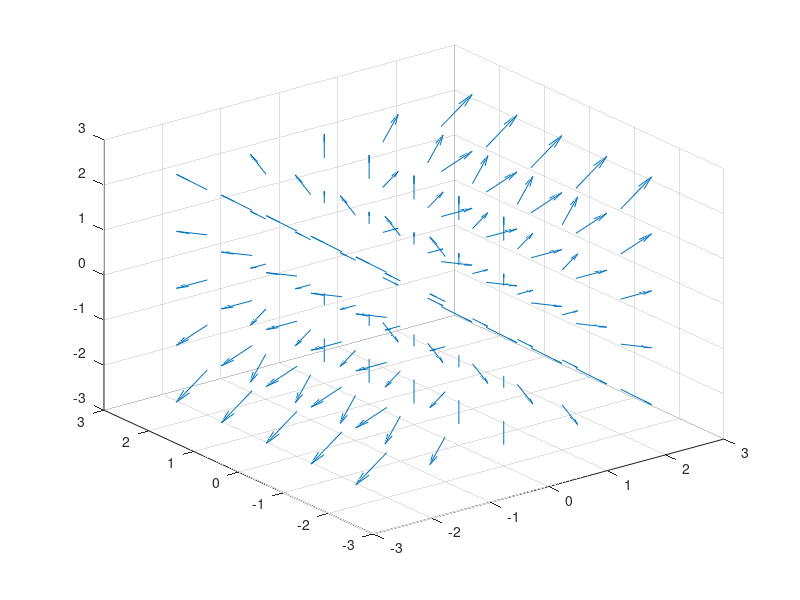
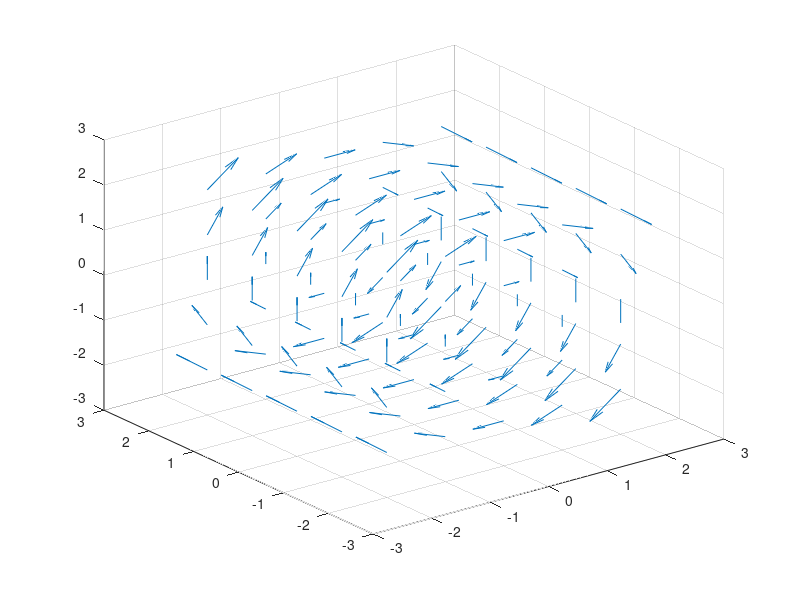

The MATLAB source for these figures, in order:
clear all
close all
clc

%a%
x = -2:1:2;
y = x;
z = x;
[xx,yy,zz] = meshgrid(x,y,z);
Fxx = xx;
Fyy = 0*yy;
Fzz = zz;
figure(1);
quiver3(xx,yy,zz,Fxx,Fyy,Fzz);
divb = divergence(xx,yy,zz,Fxx,Fyy,Fzz);
curlb = curl(xx,yy,zz,Fxx,Fyy,Fzz);

%b%
x = -2:1:2;
y = x;
z = x;
[xx,yy,zz] = meshgrid(x,y,z);
Fxx = zz;
Fyy = 0*yy;
Fzz = -xx;
figure(2);
quiver3(xx,yy,zz,Fxx,Fyy,Fzz);
divc = divergence(xx,yy,zz,Fxx,Fyy,Fzz);
curlc = curl(xx,yy,zz,Fxx,Fyy,Fzz);